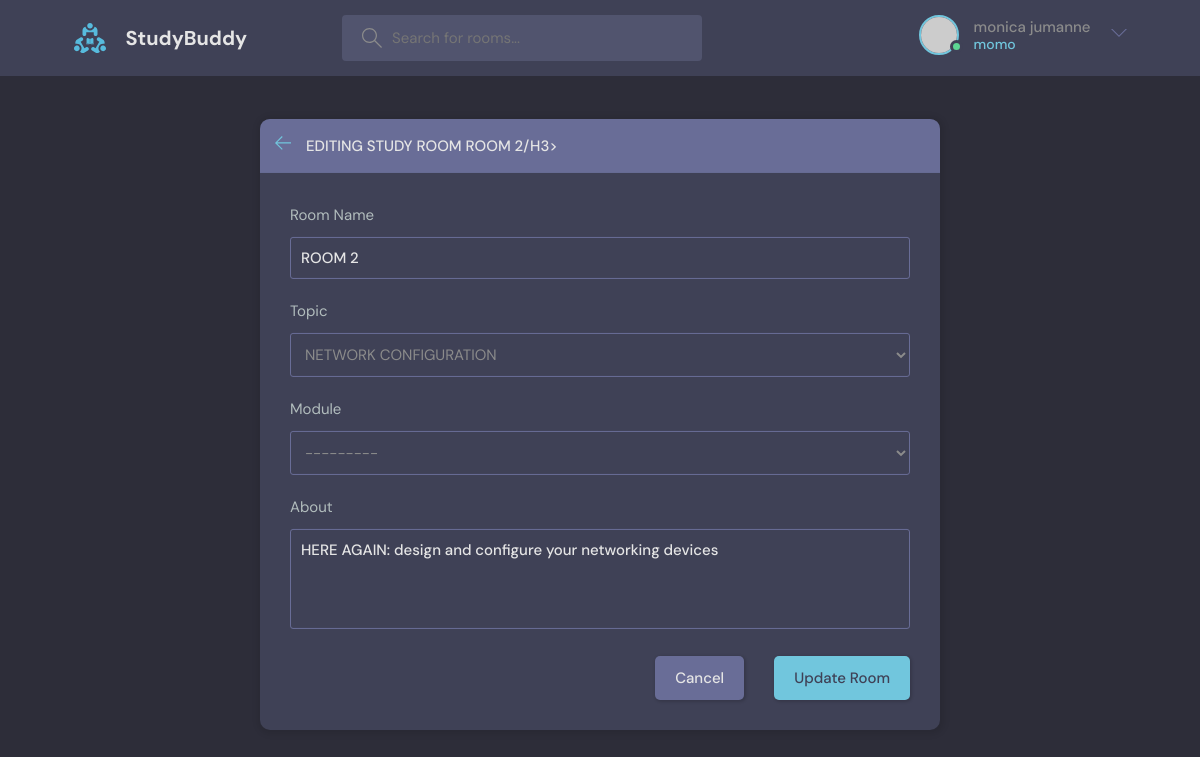
Screenshot of /edit_room/3/ (signed in) with the database file from the repository.
### Base/models.py (models this page shows, shortened)
class Room(models.Model):
    name = models.CharField(max_length=100)
    participants = models.ManyToManyField(User, related_name='participants', blank=True)
    topic = models.ForeignKey(Topics, on_delete=models.SET_NULL, null=True)
    module = models.ForeignKey(Module,on_delete=models.SET_NULL, null=True)
    description = models.TextField(max_length=1000)
    host = models.ForeignKey(User, on_delete=models.SET_NULL, null=True)
    created = models.DateTimeField(auto_now_add=True)
    updated = models.DateTimeField(auto_now_add=True, null=True)
    class Meta:
        ordering = ('-updated', '-created')

### Base/views.py (the view)
# urls.py: path('edit_room/<int:pk>/', edit_room, name='edit_room'),
@login_required(login_url='login')
def edit_room(request,pk):
    room = get_object_or_404(Room, pk=pk)
    if request.method == 'POST':
        form = RoomForm(request.POST, instance=room)
        if form.is_valid():
            form.save()
        return redirect('open_room', pk=pk)
    else:
        form = RoomForm(instance=room)
    context = {
        'form':form,
        'room':room,
    }
    return render(request, 'edit_room.html', context)

### Base/forms.py
class RoomForm(forms.ModelForm):
    class Meta:
        model = Room
        fields = ['name','topic','module','description']

### Base/models.py (called while the page is built)
    def __str__(self):
        return self.name

    def __str__(self):
        return self.name

### templates/edit_room.html (shortened to what this page needs)
{% extends "base/main.html" %}
{% load static %}
{% block content %}
<main class="create-room layout">
    <div class="container">
      <div class="layout__box">
        <div class="layout__boxHeader">
          <div class="layout__boxTitle">
            <a href="{% url 'home' %}">
              <svg version="1.1" xmlns="http://www.w3.org/2000/svg" width="32" height="32" viewBox="0 0 32 32">
                <title>arrow-left</title>
                <path
                  d="M13.723 2.286l-13.723 13.714 13.719 13.714 1.616-1.611-10.96-10.96h27.625v-2.286h-27.625l10.965-10.965-1.616-1.607z">
                </path>
              </svg>
            </a>
            <h3>Editing Study Room {{room.name}}/h3>
          </div>
        </div>
        <div class="layout__body">
          <form class="form" action="#" method = "POST">
            <div class="form__group">
              <label for="room_name">Room Name</label>
              {{form.name}}
            </div>
            <div class="form__group">
              <label for="room_topic">Topic</label>
              {{form.topic }}
            </div>
            <div class="form__group">
                <label for="descriptions">Module</label>
                {{form.module}}
              </div>
            <div class="form__group">
              <label for="descriptions">About</label>
              {{form.description}}
            </div>
            <div class="form__action">
              <a class="btn btn--dark" href=" {% url 'home' %}">Cancel</a>
              <button class="btn btn--main" type="submit" onclick="return confirm('Are You Sure: You wants to Update this room: {{room.name}}')">Update Room</button>
            </div>
          </form>
        </div>
      </div>
    </div>
  </main>
  {% endblock content %}

### templates/base/main.html (shortened to what this page needs)
{% load static %}
<!DOCTYPE html>
<html lang="en">
  <head>
    <link rel="stylesheet" href="{% static 'CSS/style.css' %}" />
  </head>
  <body>
    <header class="header header--loggedIn">
      <div class="container">
        <a href="/" class="header__logo">
          <img src="{% static 'CSS/assets/logo.svg' %}" />
          <h1>StudyBuddy</h1>
        </a>
        <form class="header__search">
          <label>
            <input placeholder="Search for rooms..." />
          </label>
        </form>
        <nav class="header__menu">
          <div class="header__user">
            <a href="profile.html">
              <div class="avatar avatar--medium active">
                <img src="https://randomuser.me/api/portraits/men/37.jpg" />
              </div>
              <p> {{ request.user.first_name }} {{ request.user.last_name }} <span>{{ request.user.username }}</span></p>
            </a>
            <button class="dropdown-button">
              <svg version="1.1" xmlns="http://www.w3.org/2000/svg" width="32" height="32" viewBox="0 0 32 32">
                <title>chevron-down</title>
                <path d="M16 21l-13-13h-3l16 16 16-16h-3l-13 13z"></path>
              </svg>
            </button>
          </div>
        </nav>
      </div>
    </header>
    {% block content %}{% endblock content %}
</body>
</html>

### rows the page displays
Room: name "ROOM 2", topic "NETWORK CONFIGURATION", module "---------", description "HERE AGAIN: design and configure your networking devices"

### other values shown
{{ request.user.first_name }} "monica"
{{ request.user.last_name }} "jumanne"
{{ request.user.username }} "momo"
